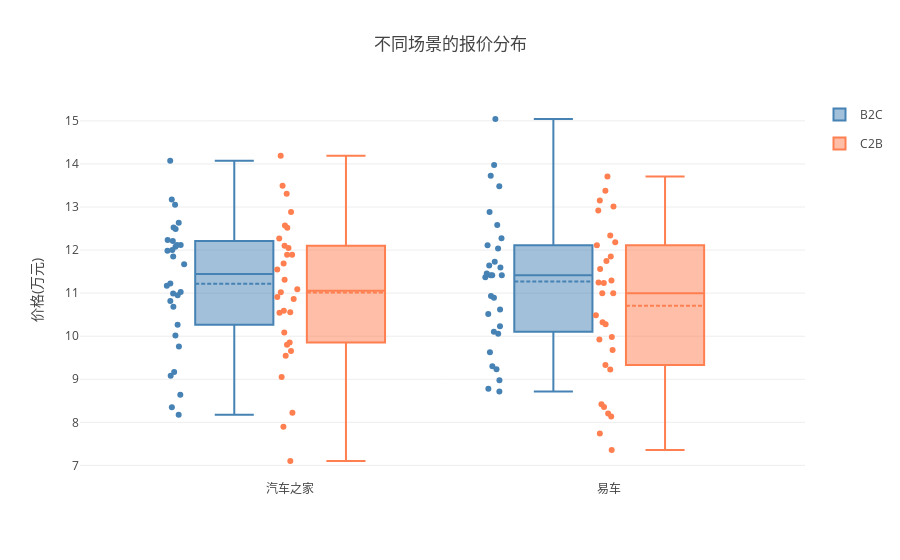

Notebook cell for this chart:
### Markdown cell above
# Boxplot

### Code cell
fig = {
    "data": [
        {
            "type": 'box',
            "x": df[df['场景'] == 'B2C']['来源'],
            "y": df[df['场景'] == 'B2C']['价格'],
            "legendgroup": 'B2C',
            "scalegroup": 'B2C',
            "name": 'B2C',
            "boxpoints": 'all',
            "boxmean": True,
            "box": {
                "visible": True
            },
            "meanline": {
                "visible": True
            },
            "line": {
                "color": 'steelblue'
            }
        },
        {
            "type": 'box',
            "x": df[df['场景'] == 'C2B']['来源'],
            "y": df[df['场景'] == 'C2B']['价格'],
            "legendgroup": 'C2B',
            "scalegroup": 'C2B',
            "name": 'C2B',
            "boxpoints": 'all',
            'boxmean': True,
         
            "box": {
                "visible": True
            },
            "meanline": {
                "visible": True
            },
            "line": {
                "color": 'coral'
            }
        }
    ],
    "layout" : {
        "yaxis": {
            "title":'价格(万元)',
            "zeroline": False,
        },
        "title":'不同场景的报价分布',
        'boxmode' : 'group',
    
        
    }
}


iplot(fig, filename = 'violin', validate = False)

### Figure 1 — Plotly figure (JSON) as saved in the notebook; plotly's stock layout.template omitted (floating-point values rounded to 4 significant figures)
{"data": [{"box": {"visible": true}, "boxmean": true, "boxpoints": "all", "legendgroup": "B2C", "line": {"color": "steelblue"}, "meanline": {"visible": true}, "name": "B2C", "scalegroup": "B2C", "type": "box", "x": ["汽车之家", "汽车之家", "汽车之家", "汽车之家", "汽车之家", "汽车之家", "汽车之家", "汽车之家", "汽车之家", "汽车之家", "汽车之家", "汽车之家", "汽车之家", "汽车之家", "汽车之家", "汽车之家", "汽车之家", "汽车之家", "汽车之家", "汽车之家", "汽车之家", "汽车之家", "汽车之家", "汽车之家", "汽车之家", "汽车之家", "汽车之家", "汽车之家", "汽车之家", "汽车之家", "易车", "易车", "易车", "易车", "易车", "易车", "易车", "易车", "易车", "易车", "易车", "易车", "易车", "易车", "易车", "易车", "易车", "易车", "易车", "易车", "易车", "易车", "易车", "易车", "易车", "易车", "易车", "易车", "易车", "易车"], "y": [11.67, 10.82, 13.18, 12.0, 11.85, 12.23, 10.69, 10.95, 14.07, 12.12, 12.49, 11.17, 10.26, 9.171, 12.53, 11.03, 10.99, 8.351, 11.99, 8.644, 11.22, 10.01, 9.082, 12.08, 9.761, 13.05, 12.63, 12.21, 8.177, 12.12, 12.58, 12.04, 13.48, 9.63, 9.232, 11.59, 10.52, 10.89, 10.62, 12.28, 11.46, 11.64, 11.42, 8.714, 12.88, 11.42, 11.41, 10.23, 8.976, 10.06, 9.304, 15.04, 13.98, 12.11, 11.37, 10.93, 11.73, 8.779, 10.1, 13.73]}, {"box": {"visible": true}, "boxmean": true, "boxpoints": "all", "legendgroup": "C2B", "line": {"color": "coral"}, "meanline": {"visible": true}, "name": "C2B", "scalegroup": "C2B", "type": "box", "x": ["汽车之家", "汽车之家", "汽车之家", "汽车之家", "汽车之家", "汽车之家", "汽车之家", "汽车之家", "汽车之家", "汽车之家", "汽车之家", "汽车之家", "汽车之家", "汽车之家", "汽车之家", "汽车之家", "汽车之家", "汽车之家", "汽车之家", "汽车之家", "汽车之家", "汽车之家", "汽车之家", "汽车之家", "汽车之家", "汽车之家", "汽车之家", "汽车之家", "汽车之家", "汽车之家", "易车", "易车", "易车", "易车", "易车", "易车", "易车", "易车", "易车", "易车", "易车", "易车", "易车", "易车", "易车", "易车", "易车", "易车", "易车", "易车", "易车", "易车", "易车", "易车", "易车", "易车", "易车", "易车", "易车", "易车"], "y": [12.52, 9.545, 13.31, 12.57, 8.225, 10.55, 7.103, 12.88, 11.02, 11.89, 12.27, 9.655, 9.805, 11.55, 11.89, 11.31, 10.59, 12.1, 9.052, 11.69, 12.05, 10.56, 7.896, 10.87, 9.854, 10.91, 11.09, 13.49, 10.09, 14.19, 8.359, 11.0, 7.356, 11.85, 8.42, 9.225, 11.75, 8.207, 11.0, 9.334, 13.37, 13.15, 8.135, 10.49, 11.29, 11.23, 12.92, 9.981, 11.56, 12.11, 11.25, 12.18, 13.71, 7.739, 10.33, 13.01, 9.682, 10.28, 12.34, 9.924]}], "layout": {"boxmode": "group", "title": "不同场景的报价分布", "yaxis": {"title": "价格(万元)", "zeroline": false}}}
